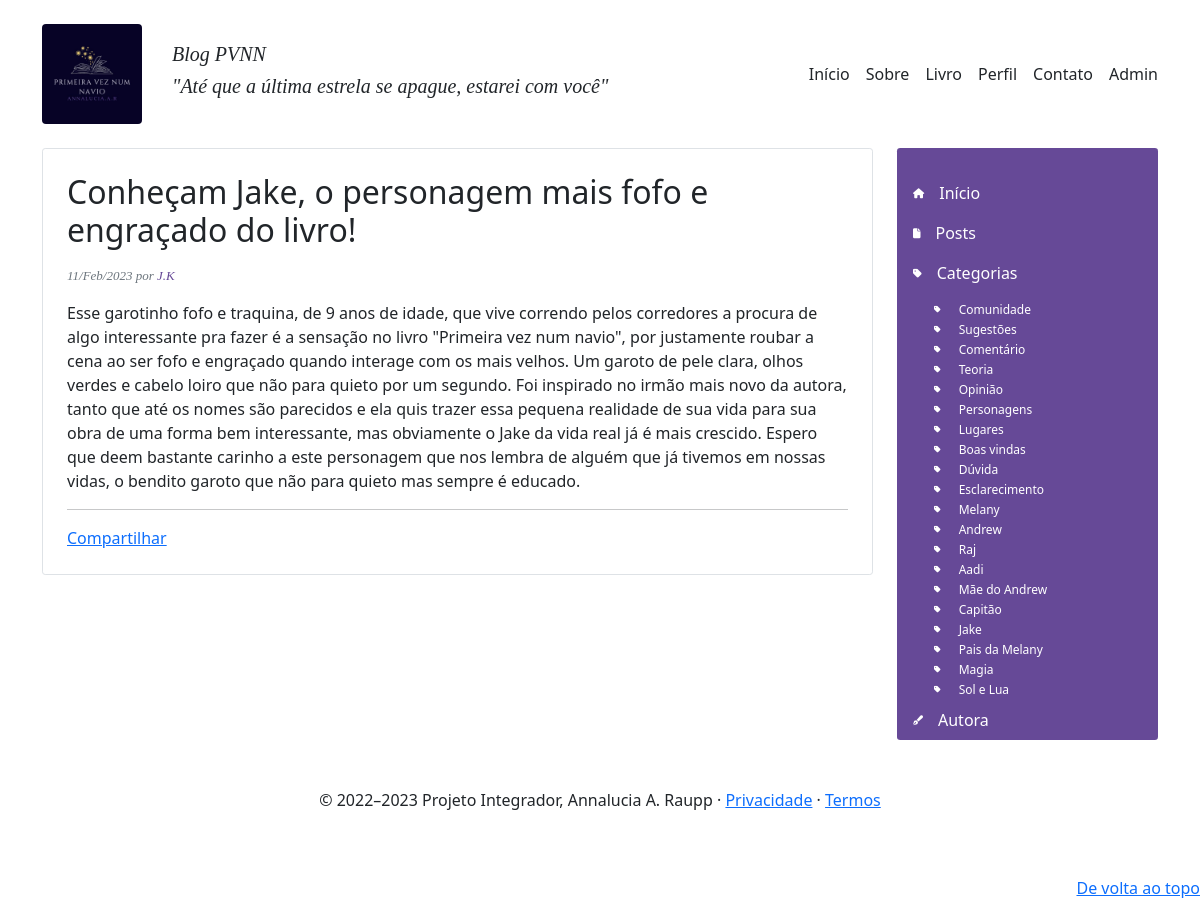
/app/controllers/BlogController.php?action=page_post&id_param=10, run on the app's committed database.
### tables this page shows
CREATE TABLE `postagens` (
  `idPosts` int(4) NOT NULL,
  `titulo` text NOT NULL,
  `autor` varchar(50) DEFAULT NULL,
  `resumo` tinytext NOT NULL,
  `texto` longtext,
  `data` datetime NOT NULL DEFAULT CURRENT_TIMESTAMP,
  `idCategoria` int(11) NOT NULL
);

CREATE TABLE `categorias` (
  `idCategory` int(4) NOT NULL,
  `tag` varchar(45) NOT NULL
);

### app/repository/PostsRepository.php (called while the page is built, shortened)
<?php
    require_once __DIR__ . "/../connection/Connection.php";
    require_once __DIR__ . "/../models/PostsModel.php";
    class PostsRepository {
        public $conn;
        function __construct()
        {
            $this->conn = Connection::getConnection();
        }
        public function findPostById(int $id) {
            $query = "SELECT * FROM postagens WHERE idPosts = ?";
            $prepare = $this->conn->prepare($query);
            $prepare->bindParam(1, $id, PDO::PARAM_INT);
            if($prepare->execute()){
                $posts = $prepare->fetchObject("PostsModel");
            } else {
                $posts = null;
            }
            return $posts;
        }
    }

### app/connection/Connection.php (called while the page is built)
<?php
class Connection {
    private static $host = "localhost";
    private static $dbname = "pvnn";
    private static $user = "root";
    private static $password = "";
    private static $conn = null;
    public static function getConnection(): PDO {
        if(self::$conn == null) {
            try {
                self::$conn = new PDO("mysql:host=" . self::$host . ";charset=utf8;dbname=" . self::$dbname,
                self::$user,
                self::$password);
                self::$conn->setAttribute(PDO::ATTR_ERRMODE, PDO::ERRMODE_EXCEPTION);
            } catch(Exception $e) {
                print("Erro ao conectar com o banco de dados");
            }
        }
        return self::$conn;
    }
}

### app/models/PostsModel.php (called while the page is built, shortened)
<?php
class PostsModel {
	private $autor;
	private $titulo;
	private $texto;
	private $data;
	public function getAutor(): string{
		return $this->autor;
	}
	public function getTitulo(): string{
		return $this->titulo;
	}
	public function getTexto(): string{
		return $this->texto;
	}
	public function getData(): string{
		return $this->data;
	}
}

### app/repository/CategoryRepository.php (called while the page is built, shortened)
<?php
    require_once __DIR__ . "/../connection/Connection.php";
    class CategoryRepository {
        public $conn;
        function __construct()
        {
            $this->conn = Connection::getConnection();
        }
        public function findAll(): array {
            $table = $this->conn->query("SELECT * FROM categorias");
            $categorias  = $table->fetchAll(PDO::FETCH_ASSOC);
            return $categorias;
        }
    }

### app/views/blog/menu_lateral.php (the view)
<div class="col-3">
  <nav class="menu-lateral rounded-1">
    <div class="pt-6">
      <ul class="nav column">
        <li class="nav-item">
          <a class="nav-link active" href="<?= $data['base_path']?>">
            <i class="fa-solid fa-house fa-2xs"></i>Início
          </a>
        </li>
        <li class="nav-item">
          <a class="nav-link active" href="<?= $data['base_path']?>/app/controllers/BlogController.php?action=page_posts">
            <i class="fa-solid fa-file fa-2xs"></i>Posts
          </a>
        </li>
        <li class="nav-item">
          <a class="nav-link active" href="#">
            <i class="fa-solid fa-tag fa-2xs"></i>Categorias
            <ul class="sublist">
              <?php foreach($data['categories'] as $category): ?>
                <li>
                    <a href="<?= $data['base_path']?>/app/controllers/BlogController.php?action=page_posts_category&category=<?= $category['tag']?>">
                      <i class="fa-solid fa-tag fa-2xs"></i> <?= $category['tag'] ?>
                    </a>
                </li>
              <?php endforeach; ?>
            </ul>
          </a>
        </li>
        <li class="nav-item">
          <a class="nav-link active" href="<?= $data['base_path']?>/app/controllers/BlogController.php?action=page_autora">
            <i class="fa-solid fa-pen-fancy fa-2xs"></i>Autora
          </a>
        </li>
      </ul>
    </div>
  </nav>
</div>

### app/views/blog/post.php (shortened to what this page needs)
<?php include "header.php"; ?>
<div id="post" class="container ">
  <div class="row">
    <div class="main-content col-9">
      <div class="border p-4 rounded-1">
        <h2><?= $data['post']->getTitulo(); ?></h2>
        <?php $dataFormatada = new DateTime($data['post']->getData()); ?>
        <p class="data-autor mb-3 mt-3 text-muted">
                <?= $dataFormatada->format('d/M/Y'); ?> por
                <a href="#" class="data-autor"><?= $data['post']->getAutor() ?></a>
        </p>
        <div class="conteudo-post">
          <?= $data['post']->getTexto(); ?>
        </div>
        <hr />
        <div class="fb-share-button" data-href="https://developers.facebook.com/docs/plugins/" data-layout="button_count" data-size="small"><a target="_blank" href="https://www.facebook.com/sharer/sharer.php?u=https%3A%2F%2Fdevelopers.facebook.com%2Fdocs%2Fplugins%2F&amp;src=sdkpreparse" class="fb-xfbml-parse-ignore">Compartilhar</a></div>
      </div>
    </div>
    <?php include "menu_lateral.php"; ?>
  </div>
</div>
<?php include "footer.php"; ?>

### public/assets/styles/blog.css (style rules this page uses)
.blog-post .data-autor, #post .data-autor { font-family: 'Times New Roman', Times, serif; font-size: 13px; font-style: italic; text-decoration: none; color: #664997; }
.menu-lateral { min-height: 400px; padding-top: 25px; background-color: #664997; }
.menu-lateral .nav-item { display: block; width: 100%; }
.menu-lateral .nav-item i { display: inline; margin-right: 15px; }
.menu-lateral .nav-item a { color: #fff; }
.sublist { margin-top: -25px; }
.sublist li { list-style: none; margin-left: 5px; font-size: 12px; line-height: 20px; color: #eee; }
.sublist li a { text-decoration: none; }

### data on the page
postagens: titulo "Conheçam Jake, o personagem mais fofo e engraçado do livro!", data "11/Feb/2023", autor "J.K", texto "Esse garotinho fofo e traquina, de 9 anos de idade, que vive correndo pelos corredores a procura de algo interessante pra fazer é a sensação no livro \"Primeira vez num navio\", por justamente roubar a cena ao ser fofo e engraçado quando interage com os mais velhos. Um garoto de pele clara, olhos verdes e cabelo loiro que não para quieto por um segundo. Foi inspirado no irmão mais novo da autora, tanto que até os nomes são parecidos e ela quis trazer essa pequena realidade de sua vida para sua obra de uma forma bem interessante, mas obviamente o Jake da vida real já é mais crescido. Espero que deem bastante carinho a este personagem que nos lembra de alguém que já tivemos em nossas vidas, o…"
categorias: tag "Comunidade"
categorias: tag "Sugestões"
categorias: tag "Comentário"
categorias: tag "Teoria"
categorias: tag "Opinião"
categorias: tag "Personagens"
categorias: tag "Lugares"
categorias: tag "Boas vindas"
categorias: tag "Dúvida"
categorias: tag "Esclarecimento"
categorias: tag "Melany"
categorias: tag "Andrew"
categorias: tag "Raj"
categorias: tag "Aadi"
categorias: tag "Mãe do Andrew"
categorias: tag "Capitão"
categorias: tag "Jake"
categorias: tag "Pais da Melany"
categorias: tag "Magia"
categorias: tag "Sol e Lua"
